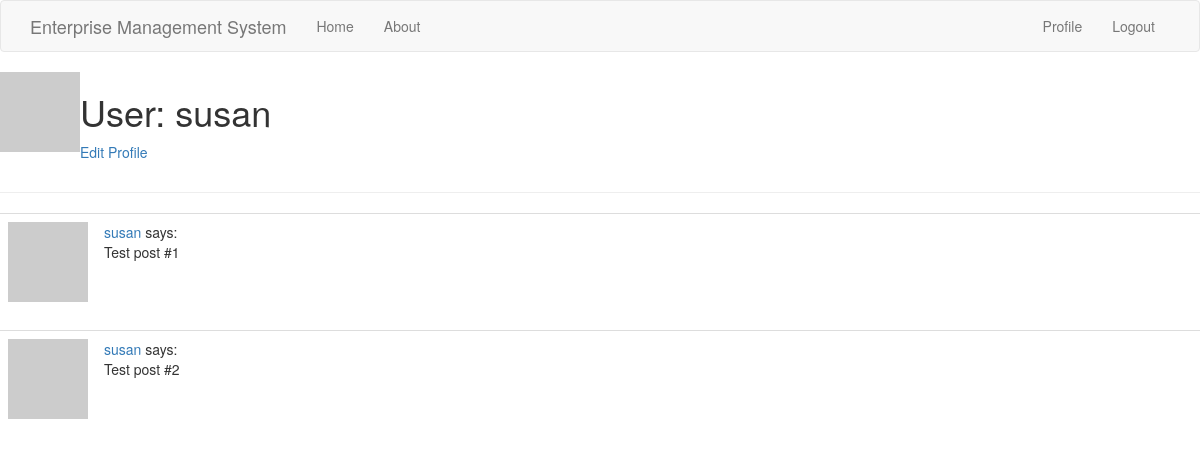
The page /user/susan (signed in) on the database its author committed.
### app/models.py (models this page shows, shortened)
class User(UserMixin,db.Model):
    id = db.Column(db.Integer,primary_key=True)
    username = db.Column(db.String(64), index=True,unique=True)
    email = db.Column(db.String(120),index=True,unique=True)
    password_hash = db.Column(db.String(128))
    job = db.Column(db.String(64))
    posts = db.relationship('Post',backref='author',lazy='dynamic')
    comment = db.relationship('Comment',backref='comment_by',lazy='dynamic')
    about_me = db.Column(db.String(140))
    last_seen = db.Column(db.DateTime, default=datetime.utcnow)
    def avatar(self, size):
        digest = md5(self.email.lower().encode('utf-8')).hexdigest()
        return 'https://www.gravatar.com/avatar/{}?d=identicon&s={}'.format(digest,size)

### app/routes.py (the view)
@app.route('/user/<username>')
@login_required
def user(username):
    user = User.query.filter_by(username=username).first_or_404()
    posts = [{'author': user, 'body': 'Test post #1'},{'author': user,'body': 'Test post #2'}]
    return render_template('user.html',user=user,posts=posts)

### app/models.py (called while the page is built)
@login.user_loader
def load_user(id):
    return User.query.get(int(id))

### app/routes.py (called while the page is built)
@app.before_request
def before_request():
    if current_user.is_authenticated:
        current_user.last_seen = datetime.utcnow()
        db.session.commit()

### app/templates/user.html (shortened to what this page needs)
{% extends "base.html" %}
{% block content %}
    <table>
        <tr valign="top">
            <td><img src="{{ user.avatar(128) }}"></td>
            <td>
                <h1>User: {{ user.username }}</h1>
                <p><a href="{{ url_for('edit_profile') }}">Edit Profile</a></p>
            </td>
        </tr>
    </table>
    <hr>
    {% for post in posts %}
        {% include '_post.html' %}
    {% endfor %}
{% endblock %}

### app/templates/_post.html
<table class="table table-hover">
        <tr>
            <td width="70px">
                <a href="{{ url_for('user', username=post.author.username) }}">
                    <img src="{{ post.author.avatar(70) }}" />
                </a>
            </td>
            <td>
                <a href="{{ url_for('user', username=post.author.username) }}">
                    {{ post.author.username }}
                </a>
                says:
                <br>
                {{ post.body }}
            </td>
        </tr>
</table>

### rows shown on the page
User: username "susan", author.username "susan" "susan"

### other values the page prints
{{ post.body }} "Test post #1" "Test post #2"
